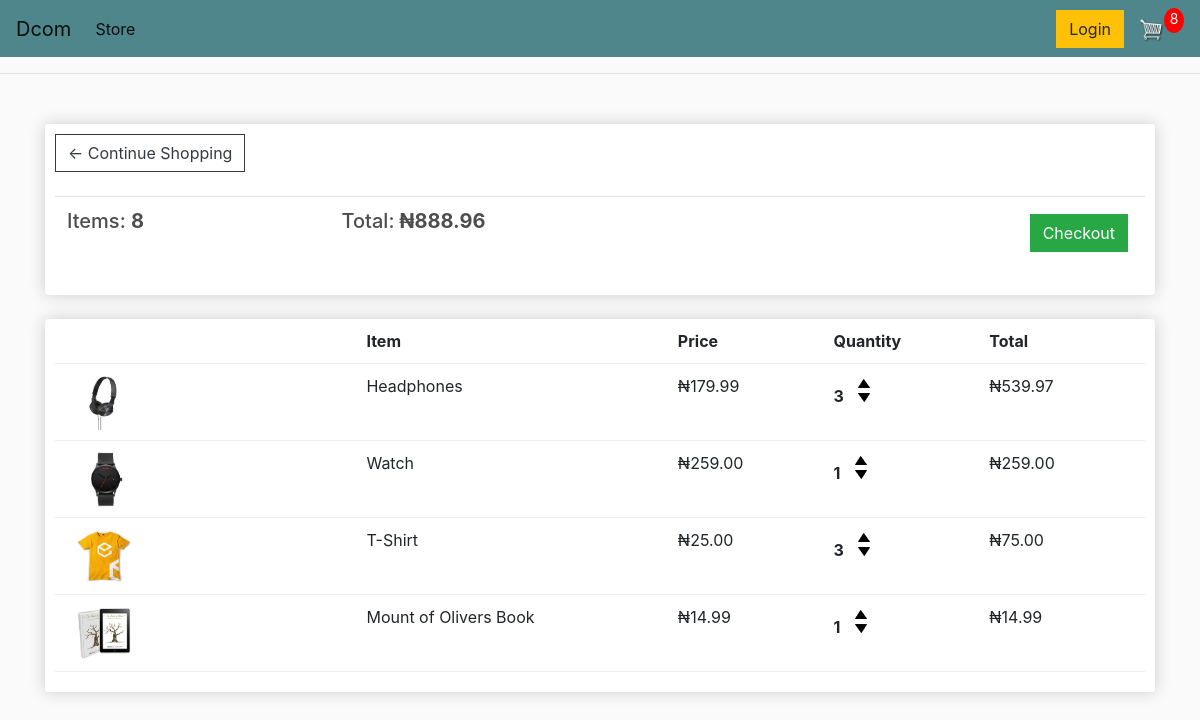
The page /cart/ (signed in) on the database as committed earlier.
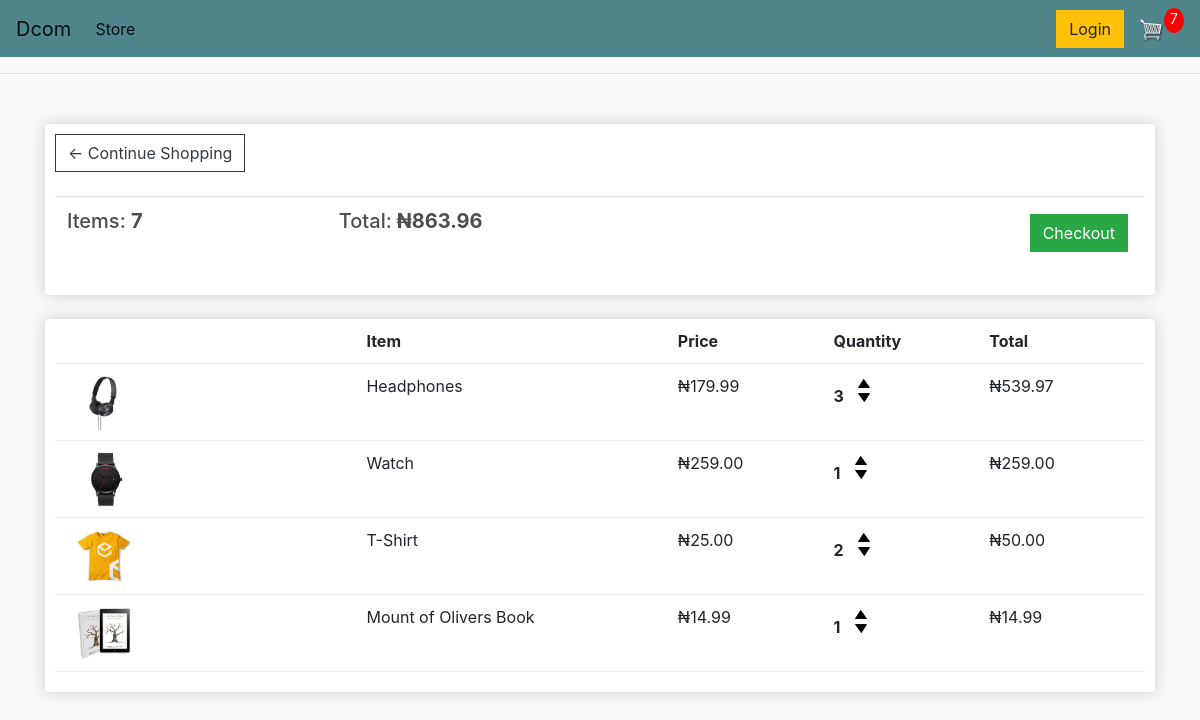
The same page on the database as committed later.
### store/models.py (models this page shows, shortened)
class Order(models.Model):
	customer = models.ForeignKey(Customer, on_delete=models.SET_NULL, null=True, blank=True)
	date_ordered = models.DateTimeField(auto_now_add=True)
	complete = models.BooleanField(default=False)
	transaction_id = models.CharField(max_length=100, null=True)
	@property
	def get_cart_total(self):
		orderitems = self.orderitem_set.all()
		total = sum([item.get_total for item in orderitems])
		return total
	@property
	def get_cart_items(self):
		orderitems = self.orderitem_set.all()
		total = sum([item.quantity for item in orderitems])
		return total

class OrderItem(models.Model):
	product = models.ForeignKey(Product, on_delete=models.SET_NULL, null=True)
	order = models.ForeignKey(Order, on_delete=models.SET_NULL, null=True)
	quantity = models.IntegerField(default=0, null=True, blank=True)
	date_added = models.DateTimeField(auto_now_add=True)
	@property
	def get_total(self):
		total = self.product.price * self.quantity
		return total

class Product(models.Model):
	name = models.CharField(max_length=200)
	price = models.DecimalField(max_digits=9, decimal_places=2)
	digital = models.BooleanField(default=False,null=True, blank=True)
	image = models.ImageField(null=True, blank=True)
	@property
	def imageURL(self):
		try:
			url = self.image.url
		except:
			url = ''
		return url

### store/views.py (the view)
# urls.py: path('cart/', views.cart, name="cart"),
def cart(request):
	data = cartData(request)
	cartItems = data['cartItems']
	order = data['order']
	items = data['items']
	context = {'items':items, 'order':order, 'cartItems':cartItems}
	return render(request, 'store/cart.html', context)

### store/utils.py (called while the page is built)
def cartData(request):
	if request.user.is_authenticated:
		customer = request.user.customer
		order, created = Order.objects.get_or_create(customer=customer, complete=False)
		items = order.orderitem_set.all()
		cartItems = order.get_cart_items
	else:
		cookieData = cookieCart(request)
		cartItems = cookieData['cartItems']
		order = cookieData['order']
		items = cookieData['items']
	return {'cartItems':cartItems ,'order':order, 'items':items}

### store/templates/store/cart.html
{% extends 'store/base.html' %}
{% load static %}
{% block content %}
    <div class="row">
        <div class="col-lg-12">
            <div class="box-element">
                <a  class="btn btn-outline-dark" href="{% url 'store' %}">&#x2190; Continue Shopping</a>
                	<br>
                	<br>
                	<table class="table">
                		<tr>
                			<th><h5>Items: <strong>{{order.get_cart_items}}</strong></h5></th>
                    		<th><h5>Total:<strong> &#8358;{{order.get_cart_total|floatformat:2}}</strong></h5></th>
                    		<th><a  style="float:right; margin:5px;" class="btn btn-success" href="{% url 'checkout' %}">Checkout</a></th>
                        </tr>
                    </table>
            </div>
            <br>
            <div class="box-element">
                <div class="cart-row">
                    <div style="flex:2"></div>
                    <div style="flex:2"><strong>Item</strong></div>
                    <div style="flex:1"><strong>Price</strong></div>
                    <div style="flex:1"><strong>Quantity</strong></div>
                    <div style="flex:1"><strong>Total</strong></div>
                </div>
                {% for item in items %}
                <div class="cart-row">
                    <div style="flex:2"><img class="row-image" src="{{item.product.imageURL}}"></div>
                    <div style="flex:2"><p>{{item.product.name}}</p></div>
                    <div style="flex:1"><p>&#8358;{{item.product.price|floatformat:2}}</p></div>
                    <div style="flex:1">
                        <p class="quantity">{{item.quantity}}</p>
                        <div class="quantity">
                            <img data-product="{{item.product.id}}" data-action="add" class="chg-quantity update-cart" src="{% static  'images/arrow-up.png' %}">
                            <img data-product="{{item.product.id}}" data-action="remove" class="chg-quantity update-cart" src="{% static  'images/arrow-down.png' %}">
                        </div>
                    </div>
                    <div style="flex:1"><p>&#8358;{{item.get_total|floatformat:2}}</p></div>
                </div>
                {% endfor %}
        </div>
    </div>
{% endblock content %}

### store/templates/store/base.html (shortened to what this page needs)
<!DOCTYPE html>
{% load static %}
<html>
<head>
	<link rel="stylesheet" href="https://stackpath.bootstrapcdn.com/bootstrap/4.4.1/css/bootstrap.min.css">
	<link rel="stylesheet" type="text/css" href="{% static 'css/main.css' %}">
</head>
    <body>
        <nav class="navbar navbar-expand-lg navbar-light bg-dark">
            <a class="navbar-brand" href="{% url 'store' %}">Dcom</a>
            <div class="collapse navbar-collapse" id="navbarSupportedContent">
              <ul class="navbar-nav mr-auto">
                <li class="nav-item active">
                    <a class="nav-link" href="{% url 'store' %}">Store<span class="sr-only">(current)</span></a>
              </ul>
                <div class="form-inline my-2 my-lg-0">
                    <a href="#"class="btn btn-warning">Login</a>
                    <a href="{% url 'cart' %}">
                    <img  id="cart-icon" src="{% static 'images/1cart.png' %}">
                    </a>
                    <p id="cart-total">{{cartItems}}</p>
                </div>
            </div>
          </nav>
        <hr>
        <div class="container">
                <br>
                {% block content %}
                {% endblock content %}
        </div>
    </body>
</html>

### static/css/main.css (style rules this page uses)
body { background-color: hsl(0, 0%, 98%); }
h1,h2,h3,h4,h5,h6 { color:hsl(0, 0%, 30%); }
.box-element { box-shadow:hsl(0, 0%, 80%) 0 0 16px; background-color: #fff; border-radius: 4px; padding: 10px; }
.bg-dark { background-color: #4f868c!important; }
#cart-icon { width:25px; display: inline-block; margin-left: 15px; }
#cart-total { display: block; text-align: center; color:#fff; background-color: red; width: 20px; height: 25px; border-radius: 50%; font-size: 14px; }
.col-lg-4, .col-lg-6, .col-lg-8, .col-lg-12 { margin-top: 10px; }
.btn { border-radius: 0; }
.row-image { width: 100px; }
.cart-row { display: flex; align-items: flex-stretch; padding-bottom: 10px; margin-bottom: 10px; border-bottom: 1px solid #ececec; }
.quantity { display: inline-block; font-weight: 700; padding-right:10px; }
.chg-quantity { width: 12px; cursor: pointer; display: block; margin-top: 5px; transition:.1s; }

Rows that differ between the two databases and show on the page:
changed through a linked row, Order: get_cart_items "8" → "7"; get_cart_total "888.96" → "863.96"
changed OrderItem "T-Shirt": quantity "3" → "2"; get_total "75.00" → "50.00"
Other text that changed with them:
{{ cartItems }}: "8" → "7"
